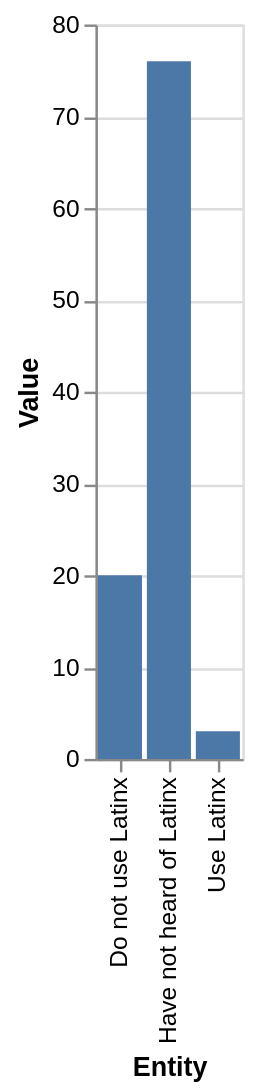

Express this chart as Vega-Lite.
### Vega-Lite specification from a JSON file in a GitHub repository (floating-point values rounded to 4 significant figures)
{"$schema": "https://vega.github.io/schema/vega-lite/v5.json", "description": "Bar chart auto-generated from CSV", "data": {"values": [{"Entity": "Have not heard of Latinx", "Value": "76.0"}, {"Entity": "Do not use Latinx", "Value": "20.0"}, {"Entity": "Have heard of Latinx", "Value": "nan"}, {"Entity": "Use Latinx", "Value": "3.0"}]}, "mark": "bar", "encoding": {"x": {"field": "Entity", "type": "ordinal"}, "y": {"field": "Value", "type": "quantitative"}}}
